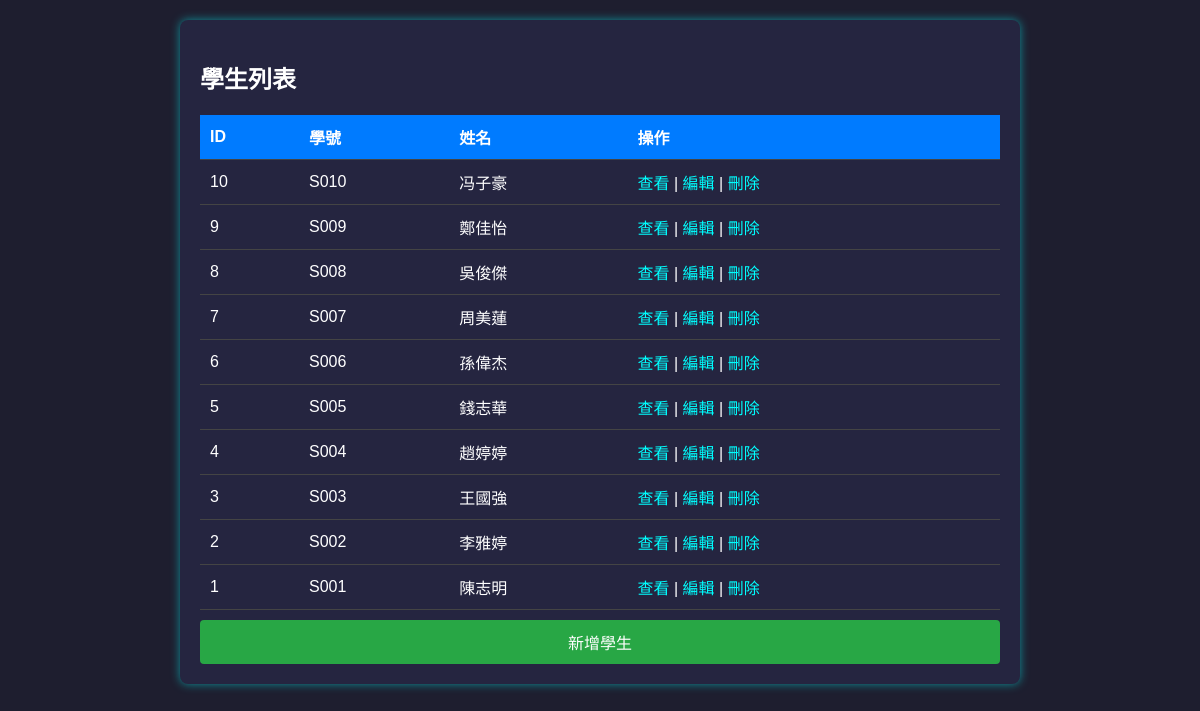
Screenshot of /student/student_list1.php with the database file from the repository.
### tables this page shows
CREATE TABLE `student` (
  `id` int(11) NOT NULL,
  `schid` varchar(12) NOT NULL COMMENT '學號',
  `name` varchar(32) NOT NULL COMMENT '姓名',
  `gender` varchar(1) NOT NULL COMMENT '性別',
  `birthday` date NOT NULL,
  `email` varchar(64) NOT NULL,
  `address` varchar(64) NOT NULL
);

### student/student_list1.php (the view, shortened to what this page needs)
<?php
$servername = "localhost";
$username = "root";
$password = "";
$dbname = "school";
$conn = new mysqli($servername, $username, $password, $dbname);
$conn->set_charset("utf8mb4");
$sql = "SELECT * FROM student ORDER BY id DESC";
$result = $conn->query($sql);
?>
<!DOCTYPE html>
<html lang="zh-TW">
<head>
</head>
<body>
    <div class="container">
        <h2>學生列表</h2>
        <table>
            <tr>
                <th>ID</th>
                <th>學號</th>
                <th>姓名</th>
                <th>操作</th>
            </tr>
            <?php while ($row = $result->fetch_assoc()): ?>
            <tr>
                <td><?php echo $row['id']; ?></td>
                <td><?php echo htmlspecialchars($row['schid']); ?></td>
                <td><?php echo htmlspecialchars($row['name']); ?></td>
                <td>
                    <a href="student_detail.php?id=<?php echo $row['id'];?>">查看</a> |
                    <a href="student_edit.php?id=<?php echo $row['id']; ?>">編輯</a> |
                    <a href="student_delete.php?id=<?php echo $row['id']; ?>" onclick="return confirm('確定刪除?');">刪除</a>
                </td>
            </tr>
            <?php endwhile; ?>
        </table>
        <a class="add-button" href="student_add.php">新增學生</a>
    </div>
</body>
</html>

### student/student_list1.php (style rules this page uses)
body { font-family: Arial, sans-serif; background-color: #1e1e2f; color: #ffffff; margin: 20px; }
.container { max-width: 800px; margin: auto; background: #252540; padding: 20px; border-radius: 8px; box-shadow: 0px 0px 10px rgba(0, 255, 255, 0.5); }
table { width: 100%; border-collapse: collapse; margin-top: 20px; }
th, td { padding: 10px; text-align: left; border-bottom: 1px solid #444; }
th { background-color: #007bff; }
a { color: #00ffff; text-decoration: none; }
.add-button { display: block; text-align: center; background-color: #28a745; color: white; padding: 10px; border-radius: 4px; margin-top: 10px; text-decoration: none; }

### rows the page displays
student: id "10", schid "S010", name "冯子豪"
student: id "9", schid "S009", name "鄭佳怡"
student: id "8", schid "S008", name "吳俊傑"
student: id "7", schid "S007", name "周美蓮"
student: id "6", schid "S006", name "孫偉杰"
student: id "5", schid "S005", name "錢志華"
student: id "4", schid "S004", name "趙婷婷"
student: id "3", schid "S003", name "王國強"
student: id "2", schid "S002", name "李雅婷"
student: id "1", schid "S001", name "陳志明"
